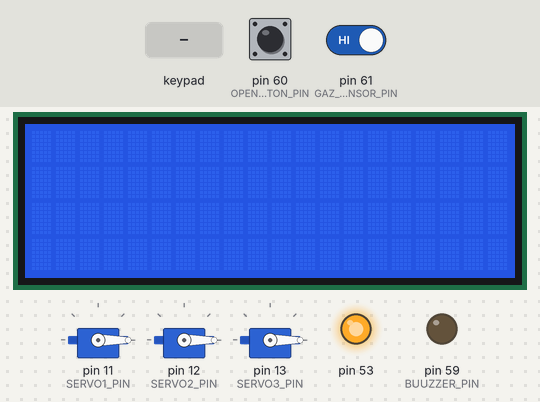
A sketch run on a simulated Arduino Mega 2560, built with avr-gcc and run on an emulated ATmega2560. Parts: 3 × servo, 20×4 character LCD, output pins drawn as LEDs (lit = HIGH). The test bench sets the inputs (shaded band); at power-on: pin 60 (OPEN_ZONES_BUTTON_PIN) HIGH, pin 61 (GAZ_SENSOR_PIN) HIGH. What the sketch prints to the serial monitor is not drawn.

Above: at 2.4 s.
2.5 s: keypad keys 1 2 3 4 * pressed 0.4 s apart
At 5.3 s:
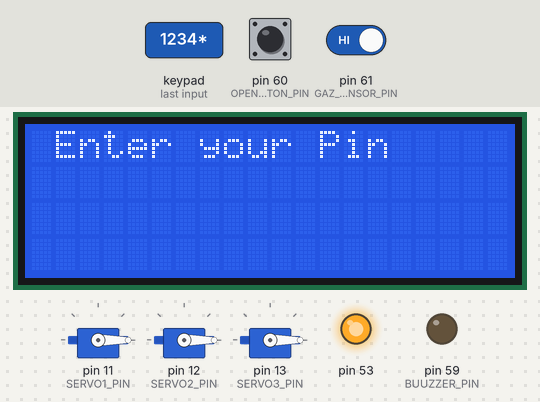
6.0 s: key '1' pressed
7.5 s: keypad keys 1 2 3 4 pressed 0.4 s apart
At 9.5 s:
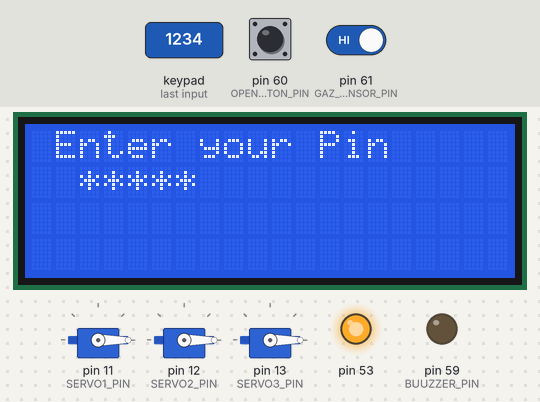
10.6 s: key '2' pressed
12.1 s: keypad keys 1 2 3 4 # pressed 0.4 s apart
At 12.37 s:
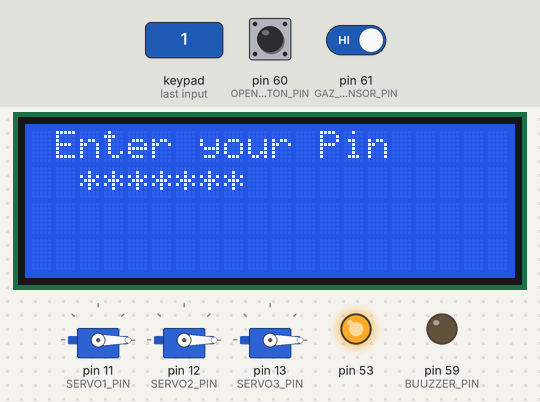
15.6 s: key '3' pressed
At 16.9 s:
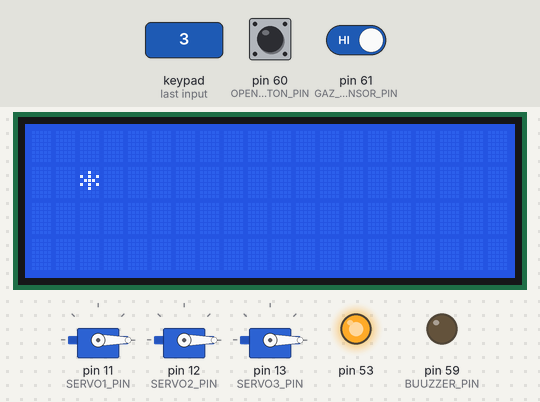
Timing chart, 0 to 18.1 s (numbered marks = the images above; inputs shaded):
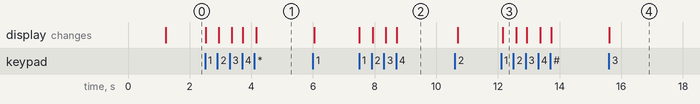

The sketch:

arduinoMain.ino
```cpp
#include "my_config.h"
#include "my_keypad.h"
#include "my_rfid.h"
#include "my_servo.h"
#include "my_xbee.h"
#include "my_input_output.h"
#include "my_fingerPrint.h"

bool alarmState = false;

void setup()
{
    pinMode(BUUZZER_PIN, OUTPUT);
    pinMode(OPEN_ZONES_BUTTON_PIN, INPUT_PULLUP);
    pinMode(GAZ_SENSOR_PIN, INPUT_PULLUP);alarm(false);
    startRFID();
    startFingerPrint();
    startXbee();
    startservos();
    closeAllServo();
    startLcd();
    Serial.begin(9600);
}

void loop()
{
    //--------------------------------------------------------
    String _pin = getPIN();
    if(_pin.length())
    {
        sendXbee("z1;" + _pin);
    }
    //--------------------------------------------------------
    String _tag = TestRFID();
    if(_tag.length())
    {
        sendXbee("z2;" + _tag);
    }
    //--------------------------------------------------------
    int _fingerID = getFingerprintID();
    if(_fingerID > 0)
    {
        sendXbee("z3;" + String(_fingerID));
    }
    //--------------------------------------------------------
    bool _SensorsGazState = getSensorsGazState();
    if(_SensorsGazState)
    {
        alarm(true);
        delay(5000);
        alarm(false);
    }
    //--------------------------------------------------------
    bool  _ButtonOpenZoneState = getButtonOpenZoneState();
    if(_ButtonOpenZoneState)
    {
        alarmState = (!alarmState);
        if(alarmState){openAllServo();}
        else{ closeAllServo();}
        delay(500);
    }
    //--------------------------------------------------------
    String _receivedData = receiveXbee();
    if(_receivedData.charAt(0) == 's')
    {
        uint8_t _servo = _receivedData.charAt(1) - 48;
        Serial.println(_servo);
        openServo(_servo);
    }
}
```

my_fingerPrint.cpp
```cpp
#include "my_fingerPrint.h"

Adafruit_Fingerprint finger = Adafruit_Fingerprint(&Serial2); // use RX2 and TX2

void startFingerPrint()
{
    while (!Serial);  // For Yun/Leo/Micro/Zero/...
        delay(100);
    Serial.println("\n\nAdafruit finger detect test");

    // set the data rate for the sensor serial port
    finger.begin(57600);

    if (finger.verifyPassword())
    {
        Serial.println("Found fingerprint sensor!");
    }
    else
     {
        Serial.println("Did not find fingerprint sensor :(");
        while (1) { delay(1); }
    }

    finger.getTemplateCount();
    Serial.print("Sensor contains "); Serial.print(finger.templateCount); Serial.println(" templates");
    Serial.println("Waiting for valid finger...");
}

// returns -1 if failed, otherwise returns ID #
int getFingerprintID()
{
    uint8_t p = finger.getImage();
    if (p != FINGERPRINT_OK)  return -1;

    p = finger.image2Tz();
    if (p != FINGERPRINT_OK)  return -1;

    p = finger.fingerFastSearch();
    if (p != FINGERPRINT_OK)  return -1;

    // found a match!
    Serial.print("Found ID #"); Serial.print(finger.fingerID);
    Serial.print(" with confidence of "); Serial.println(finger.confidence);
    return finger.fingerID;
}
```

my_fingerPrint.h
```cpp
#ifndef H_MY_FINGER_PRINT
#define H_MY_FINGER_PRINT

#include <Adafruit_Fingerprint.h>
#include "my_config.h"

void startFingerPrint();
int getFingerprintID();


#endif // H_MY_FINGER_PRINT
```

my_input_output.cpp
```cpp
#include "my_input_output.h"

void alarm(bool state)
{
	if(state)
		digitalWrite(BUUZZER_PIN, HIGH); // buzzer on
	else
		digitalWrite(BUUZZER_PIN, LOW);  //  // buzzer off
}

bool getSensorsGazState()
{
	if(!digitalRead(GAZ_SENSOR_PIN))
		return true;
	else
		return false;
}

bool getButtonOpenZoneState()
{
	if(!digitalRead(OPEN_ZONES_BUTTON_PIN)) //attention pullup
		return true;
	else
		return false;
}
```

my_input_output.h
```cpp
#ifndef H_MY_INPUT_OUTPUT
#define H_MY_INPUT_OUTPUT

#include "my_config.h"

void alarm(bool state);
bool getSensorsGazState();
bool getButtonOpenZoneState();


#endif // H_MY_INPUT_OUTPUT
```

my_rfid.cpp
```cpp
#include "my_rfid.h"

MFRC522 mfrc522(SS_PIN, RST_PIN); // Create MFRC522 instance.

void startRFID()
{
    SPI.begin();        // Init SPI bus
    mfrc522.PCD_Init(); // Init MFRC522 card
}

String TestRFID()
{

    if ( ! mfrc522.PICC_IsNewCardPresent())
    {
        return "";
    }

    // Select one of the cards
    if ( ! mfrc522.PICC_ReadCardSerial())
    {
        return "";
    }

    byte card_ID[4];
    String code = "" ;

    for (byte i = 0; i < mfrc522.uid.size; i++)
    {
        card_ID[i]=mfrc522.uid.uidByte[i];
        String card_ID_hex = String(card_ID[i], HEX); //byte to hex exemple 255 --> ff
        card_ID_hex.toUpperCase();// exemple ff--> FF
        code += card_ID_hex;
    }
    Serial.println(code);
    return code;
}
```

my_rfid.h
```cpp
#ifndef H_MY_RFID
#define H_MY_RFID


#include <Wire.h>
#include <SPI.h>
#include <MFRC522.h>
#include "my_config.h"


void startRFID();
String TestRFID();


#endif // H_MY_RFID
```

my_servo.cpp
```cpp
#include "my_servo.h"
#include <Servo.h>

Servo Zone1_Servo, Zone2_Servo, Zone3_Servo ;

void openServo(uint8_t servoNum)
{
    Serial.println("ouverture servo");
    Servo * servo ; // pointer to servo

    switch(servoNum)
    {
        case 1 :
          servo = &Zone1_Servo;
        case 2 :
          servo = &Zone2_Servo;
        case 3 :
          servo = &Zone3_Servo;
    }

    servo->write(0);
    delay(3000) ;
    servo->write(90);
    delay(3000) ;
}

void openAllServo()
{
    Zone1_Servo.write(90);
    Zone2_Servo.write(90);
    Zone3_Servo.write(90);
}

void closeAllServo()
{
    Zone1_Servo.write(0);
    Zone2_Servo.write(0);
    Zone3_Servo.write(0);
}

void startservos()
{
    Zone1_Servo.attach(SERVO1_PIN);
    Zone2_Servo.attach(SERVO2_PIN);
    Zone3_Servo.attach(SERVO3_PIN);
}
```

my_servo.h
```cpp
#ifndef H_MY_SERVO
#define H_MY_SERVO

#include <Servo.h>

#include "my_config.h"


void openServo(uint8_t servoNum);
void openAllServo();
void closeAllServo();
void startservos();

#endif // H_MY_SERVO
```

my_xbee.cpp
```cpp
#include "my_xbee.h"

void sendXbee(String payload)
{
 	Serial1.println("XBEE:" + payload); // "z1;1234;0000" --> "XBEE:z1;1234;0000"
}

String receiveXbee()
{
	String incoming = "";
	if(Serial1.available())
	{
		 incoming = (Serial1.readString()).substring(5); // exemple "XBEE:s1" --> "s1"
		 Serial.println("received from rasp : " + incoming);
	}
	return incoming;
}

void startXbee()
{
    Serial1.begin(9600);
}
```

my_xbee.h
```cpp
#ifndef H_MY_XBEE
#define H_MY_XBEE

#include "my_config.h"

void sendXbee(String payload);
String receiveXbee();
void startXbee();

#endif // H_MY_XBEE
```

my_config.cpp
```cpp

```

my_config.h
```cpp
#ifndef H_MY_CONFIG
#define H_MY_CONFIG
#include <LiquidCrystal_I2C.h>

#define ADDRESS_I2C_LCD 0x3F


#include "Arduino.h" //include arduino function (delay, ....etc)


//--------- input/output -------------
#define BUUZZER_PIN 59
#define OPEN_ZONES_BUTTON_PIN 60
#define GAZ_SENSOR_PIN 61
//--------keypad -------------
#define ROW1_PIN 62
#define ROW2_PIN 63
#define ROW3_PIN 64
#define ROW4_PIN 65

#define COL1_PIN 66
#define COL2_PIN 67
#define COL3_PIN 68

#define KEYPAD_ROWS_NUMBER 4
#define KEYPAD_COLS_NUMBER 3

//-------- servo ------------
#define SERVO1_PIN 11
#define SERVO2_PIN 12
#define SERVO3_PIN 13
//-------- RFID -------------
#define RST_PIN 8
#define SS_PIN 9
//------------------------


#endif //H_MY_CONFIG
```

my_keypad.cpp
```cpp
#include "my_keypad.h"

enum PinState{
    Empty,
    WrittingId,
    WrittingPin
} pinState;

String codePin = "" ;
String hiddenCode = "" ;
String empID = "";

//----------------------- keypad config --------------------------
char keys[KEYPAD_ROWS_NUMBER][KEYPAD_COLS_NUMBER] = {
    {'1', '2', '3'},
    {'4', '5', '6'},
    {'7', '8', '9'},
    {'*', '0', '#'}
};

byte rowPins[KEYPAD_ROWS_NUMBER] = { ROW1_PIN, ROW2_PIN, ROW3_PIN, ROW4_PIN };
byte colPins[KEYPAD_COLS_NUMBER] = { COL1_PIN, COL2_PIN, COL3_PIN };

Keypad kpd = Keypad(makeKeymap(keys), rowPins, colPins, KEYPAD_ROWS_NUMBER, KEYPAD_COLS_NUMBER);
LiquidCrystal_I2C lcd(ADDRESS_I2C_LCD, 20, 4);

String getPIN()
{
    char key = kpd.getKey();
    String ret = ""; // returned string
    if (key)
    {
        // reset
        if (key == '#')
        {
            codePin = hiddenCode = empID =  "";
            lcd.clear();
            Serial.println("reset Keypad\n\n");
        }
        // first keypad press
        else if(pinState == Empty)
        {
            if(key != '*')
            {
                pinState = WrittingId;
                Serial.println("Enter your ID");
                lcd.setCursor(1,0);
                lcd.print("Enter your ID");
                empID +=key;
                Serial.println(empID);
                lcd.setCursor(2,1);
                lcd.print(empID);
            }
        }
        // writting ID
        else if(pinState == WrittingId)
        {
            if(key != '*')
            {
                empID +=key;
                Serial.println(empID);
                lcd.print(key);
            }
            else if (key == '*')
            {
                pinState = WrittingPin;
                Serial.println("Enter your Pin");
                lcd.clear();
                lcd.setCursor(1,0);
                lcd.print("Enter your Pin");
            }
        }
        // writting pin
        else if(pinState == WrittingPin)
        {
            if(key != '*')
            {
                codePin +=key ;
                hiddenCode +='*' ;
                Serial.println(hiddenCode);
                lcd.setCursor(2,1);
                lcd.print(hiddenCode);
            }
            else if (key == '*')
            {
                ret = empID + ";" + codePin;
                pinState = Empty;
                codePin = hiddenCode = empID = "" ;
                lcd.clear();
            }
        }
    }
    return ret;
}

void startLcd()
{
    lcd.begin();
}
```

my_keypad.h
```cpp
#ifndef H_MY_KEYPAD
#define H_MY_KEYPAD

#include "my_config.h"
#include <Keypad.h>

String getPIN();
void startLcd();


#endif // H_MY_KEYPAD
```

Measured:
- after the input at 2.5 s, the display: first changes at once (image 1 shows a later state)
- after the input at 7.5 s, the display: first changes at once (image 2 shows a later state)
- after the input at 12.1 s, the display: changes after 0.05 s (image 3)
- after the input at 15.6 s, the display: changes at once (image 4)
